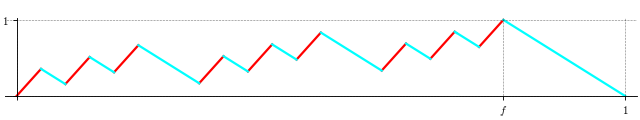

Python code for this plot:
from cutgeneratingfunctionology.igp import *
h = bcds_discontinuous_everywhere()
g = h.plot(show_legend=False, aspect_ratio=0.125, figsize=(8, 1.5), thickness=2, ticks=[[1],[1]], tick_formatter=[["$1$", "$1$"]])
sphinx_plot(g)
